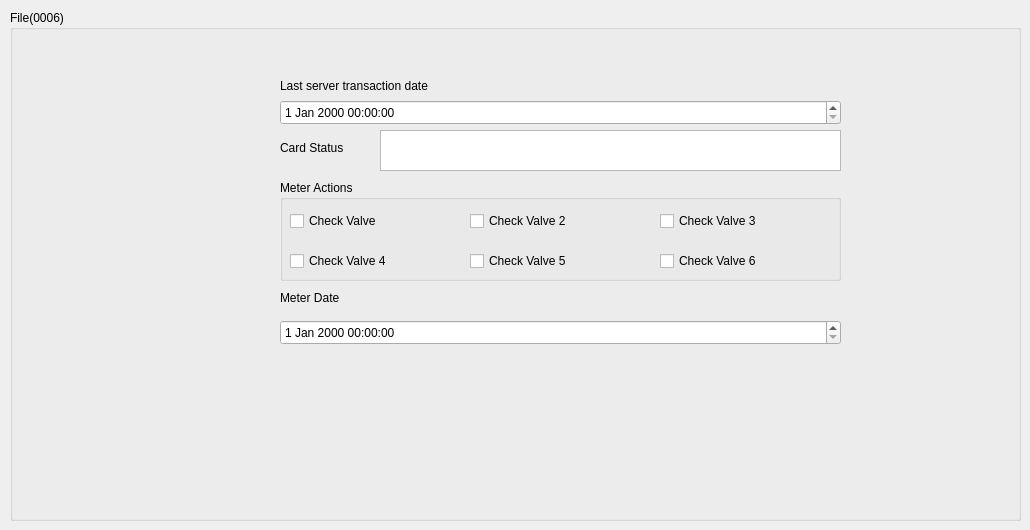
         <widget class="QWidget" name="page_File_6">
          <widget class="QGroupBox" name="groupBoxMain_6">
           <property name="geometry">
            <rect>
             <x>10</x>
             <y>10</y>
             <width>1011</width>
             <height>511</height>
            </rect>
           </property>
           <property name="title">
            <string>File(0006)</string>
           </property>
           <widget class="QLabel" name="L_Lastservertransactiondate_2">
            <property name="geometry">
             <rect>
              <x>270</x>
              <y>65</y>
              <width>201</width>
              <height>21</height>
             </rect>
            </property>
            <property name="text">
             <string>Last server transaction date</string>
            </property>
           </widget>
           <widget class="QGroupBox" name="MeterActions_group_6">
            <property name="geometry">
             <rect>
              <x>270</x>
              <y>170</y>
              <width>561</width>
              <height>101</height>
             </rect>
            </property>
            <property name="title">
             <string>Meter Actions</string>
            </property>
            <widget class="QCheckBox" name="MeterActions_chBox4_6">
             <property name="geometry">
              <rect>
               <x>10</x>
               <y>70</y>
               <width>141</width>
               <height>22</height>
              </rect>
             </property>
             <property name="text">
              <string>Check Valve 4</string>
             </property>
            </widget>
            <widget class="QCheckBox" name="MeterActions_chBox6_6">
             <property name="geometry">
              <rect>
               <x>380</x>
               <y>70</y>
               <width>151</width>
               <height>22</height>
              </rect>
             </property>
             <property name="text">
              <string>Check Valve 6</string>
             </property>
            </widget>
            <widget class="QCheckBox" name="MeterActions_chBox3_6">
             <property name="geometry">
              <rect>
               <x>380</x>
               <y>30</y>
               <width>151</width>
               <height>22</height>
              </rect>
             </property>
             <property name="text">
              <string>Check Valve 3</string>
             </property>
            </widget>
            <widget class="QCheckBox" name="MeterActions_chBox5_6">
             <property name="geometry">
              <rect>
               <x>190</x>
               <y>70</y>
               <width>151</width>
               <height>22</height>
              </rect>
             </property>
             <property name="text">
              <string>Check Valve 5</string>
             </property>
            </widget>
            <widget class="QCheckBox" name="MeterActions_chBox1_6">
             <property name="geometry">
              <rect>
               <x>10</x>
               <y>30</y>
               <width>141</width>
               <height>22</height>
              </rect>
             </property>
             <property name="text">
              <string>Check Valve</string>
             </property>
            </widget>
            <widget class="QCheckBox" name="MeterActions_chBox2_6">
             <property name="geometry">
              <rect>
               <x>190</x>
               <y>30</y>
               <width>151</width>
               <height>22</height>
              </rect>
             </property>
             <property name="text">
              <string>Check Valve 2</string>
             </property>
            </widget>
           </widget>
           <widget class="QLabel" name="L_CardStatus_6">
            <property name="geometry">
             <rect>
              <x>270</x>
              <y>130</y>
              <width>81</width>
              <height>16</height>
             </rect>
            </property>
            <property name="text">
             <string>Card Status</string>
            </property>
           </widget>
           <widget class="QTextEdit" name="T_CardStatus_6">
            <property name="geometry">
             <rect>
              <x>370</x>
              <y>120</y>
              <width>461</width>
              <height>41</height>
             </rect>
            </property>
           </widget>
           <widget class="QDateTimeEdit" name="dateTime_Lastservertransactiondate_6">
            <property name="geometry">
             <rect>
              <x>270</x>
              <y>90</y>
              <width>561</width>
              <height>25</height>
             </rect>
            </property>
           </widget>
           <widget class="QLabel" name="L_MeterDate">
            <property name="geometry">
             <rect>
              <x>270</x>
              <y>280</y>
              <width>201</width>
              <height>16</height>
             </rect>
            </property>
            <property name="text">
             <string>Meter Date</string>
            </property>
           </widget>
           <widget class="QDateTimeEdit" name="dateTime_MeterDate">
            <property name="geometry">
             <rect>
              <x>270</x>
              <y>310</y>
              <width>561</width>
              <height>25</height>
             </rect>
            </property>
           </widget>
          </widget>
         </widget>
